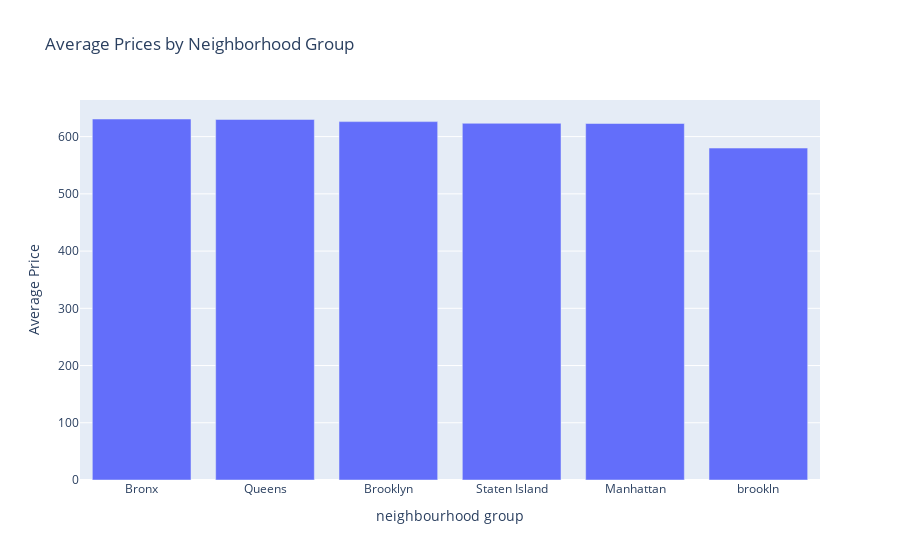

This figure's notebook cell:
### Code cell
# Neighborhood group with highest avg prices

avg_price_group = df.groupby('neighbourhood group')['price'].mean().sort_values(ascending=False)
print("\nAverage Price per Neighborhood Group:\n", avg_price_group)

px.bar(avg_price_group.reset_index(), x='neighbourhood group', y='price',
       title="Average Prices by Neighborhood Group", labels={'price':'Average Price'}).show()

### Figure 1 — Plotly figure (JSON) as saved in the notebook; plotly's stock layout.template omitted (floating-point values rounded to 4 significant figures)
{"data": [{"alignmentgroup": "True", "hovertemplate": "neighbourhood group=%{x}<br>Average Price=%{y}<extra></extra>", "legendgroup": "", "marker": {"color": "#636efa", "pattern": {"shape": ""}}, "name": "", "offsetgroup": "", "orientation": "v", "showlegend": false, "textposition": "auto", "type": "bar", "x": ["Bronx", "Queens", "Brooklyn", "Staten Island", "Manhattan", "brookln"], "xaxis": "x", "y": [630.8, 630.0, 626.2, 623.3, 622.9, 580], "yaxis": "y"}], "layout": {"barmode": "relative", "legend": {"tracegroupgap": 0}, "title": {"text": "Average Prices by Neighborhood Group"}, "xaxis": {"anchor": "y", "domain": [0, 1], "title": {"text": "neighbourhood group"}}, "yaxis": {"anchor": "x", "domain": [0, 1], "title": {"text": "Average Price"}}}}
